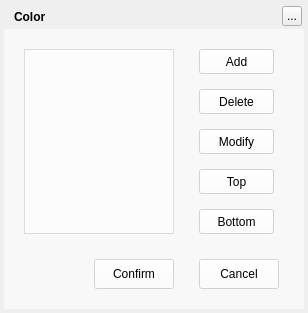
<?xml version="1.0" encoding="UTF-8"?>
<ui version="4.0">
 <class>ColorWidget</class>
 <widget class="QWidget" name="ColorWidget">
  <property name="geometry">
   <rect>
    <x>0</x>
    <y>0</y>
    <width>308</width>
    <height>313</height>
   </rect>
  </property>
  <property name="windowTitle">
   <string>Color</string>
  </property>
  <widget class="QLabel" name="background">
   <property name="geometry">
    <rect>
     <x>4</x>
     <y>4</y>
     <width>300</width>
     <height>305</height>
    </rect>
   </property>
   <property name="text">
    <string/>
   </property>
  </widget>
  <widget class="QLabel" name="topTitleName">
   <property name="geometry">
    <rect>
     <x>14</x>
     <y>4</y>
     <width>91</width>
     <height>25</height>
    </rect>
   </property>
   <property name="styleSheet">
    <string notr="true">color:&quot;#FFFFFF&quot;;font-weight:bold</string>
   </property>
   <property name="text">
    <string>Color</string>
   </property>
  </widget>
  <widget class="QToolButton" name="topTitleCloseButton">
   <property name="geometry">
    <rect>
     <x>282</x>
     <y>6</y>
     <width>20</width>
     <height>20</height>
    </rect>
   </property>
   <property name="text">
    <string>...</string>
   </property>
  </widget>
  <widget class="QWidget" name="backgroundMask" native="true">
   <property name="geometry">
    <rect>
     <x>4</x>
     <y>29</y>
     <width>300</width>
     <height>280</height>
    </rect>
   </property>
   <property name="styleSheet">
    <string notr="true">background:rgba(255,255,255,150)</string>
   </property>
   <widget class="QListWidget" name="listWidget">
    <property name="geometry">
     <rect>
      <x>20</x>
      <y>20</y>
      <width>150</width>
      <height>185</height>
     </rect>
    </property>
   </widget>
   <widget class="QPushButton" name="addButton">
    <property name="geometry">
     <rect>
      <x>195</x>
      <y>20</y>
      <width>75</width>
      <height>25</height>
     </rect>
    </property>
    <property name="cursor">
     <cursorShape>PointingHandCursor</cursorShape>
    </property>
    <property name="text">
     <string>Add</string>
    </property>
   </widget>
   <widget class="QPushButton" name="deleteButton">
    <property name="geometry">
     <rect>
      <x>195</x>
      <y>60</y>
      <width>75</width>
      <height>25</height>
     </rect>
    </property>
    <property name="cursor">
     <cursorShape>PointingHandCursor</cursorShape>
    </property>
    <property name="text">
     <string>Delete</string>
    </property>
   </widget>
   <widget class="QPushButton" name="modifyButton">
    <property name="geometry">
     <rect>
      <x>195</x>
      <y>100</y>
      <width>75</width>
      <height>25</height>
     </rect>
    </property>
    <property name="cursor">
     <cursorShape>PointingHandCursor</cursorShape>
    </property>
    <property name="text">
     <string>Modify</string>
    </property>
   </widget>
   <widget class="QPushButton" name="upButton">
    <property name="geometry">
     <rect>
      <x>195</x>
      <y>140</y>
      <width>75</width>
      <height>25</height>
     </rect>
    </property>
    <property name="cursor">
     <cursorShape>PointingHandCursor</cursorShape>
    </property>
    <property name="text">
     <string>Top</string>
    </property>
   </widget>
   <widget class="QPushButton" name="downButton">
    <property name="geometry">
     <rect>
      <x>195</x>
      <y>180</y>
      <width>75</width>
      <height>25</height>
     </rect>
    </property>
    <property name="cursor">
     <cursorShape>PointingHandCursor</cursorShape>
    </property>
    <property name="text">
     <string>Bottom</string>
    </property>
   </widget>
   <widget class="QPushButton" name="confirmButton">
    <property name="geometry">
     <rect>
      <x>90</x>
      <y>230</y>
      <width>80</width>
      <height>30</height>
     </rect>
    </property>
    <property name="cursor">
     <cursorShape>PointingHandCursor</cursorShape>
    </property>
    <property name="text">
     <string>Confirm</string>
    </property>
   </widget>
   <widget class="QPushButton" name="cancelButton">
    <property name="geometry">
     <rect>
      <x>195</x>
      <y>230</y>
      <width>80</width>
      <height>30</height>
     </rect>
    </property>
    <property name="cursor">
     <cursorShape>PointingHandCursor</cursorShape>
    </property>
    <property name="text">
     <string>Cancel</string>
    </property>
   </widget>
  </widget>
  <zorder>background</zorder>
  <zorder>backgroundMask</zorder>
  <zorder>topTitleName</zorder>
  <zorder>topTitleCloseButton</zorder>
 </widget>
 <resources/>
 <connections/>
</ui>
